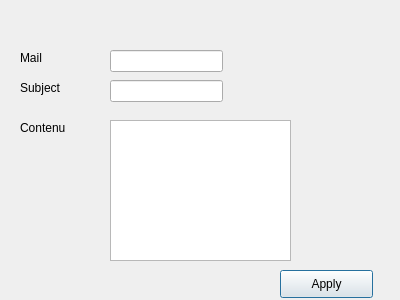
<?xml version="1.0" encoding="UTF-8"?>
<ui version="4.0">
 <class>Mail</class>
 <widget class="QDialog" name="Mail">
  <property name="geometry">
   <rect>
    <x>0</x>
    <y>0</y>
    <width>400</width>
    <height>300</height>
   </rect>
  </property>
  <property name="windowTitle">
   <string>Dialog</string>
  </property>
  <widget class="QLineEdit" name="lineEdit">
   <property name="geometry">
    <rect>
     <x>110</x>
     <y>50</y>
     <width>113</width>
     <height>22</height>
    </rect>
   </property>
  </widget>
  <widget class="QLabel" name="label">
   <property name="geometry">
    <rect>
     <x>20</x>
     <y>50</y>
     <width>55</width>
     <height>16</height>
    </rect>
   </property>
   <property name="text">
    <string>Mail</string>
   </property>
  </widget>
  <widget class="QLabel" name="label_2">
   <property name="geometry">
    <rect>
     <x>20</x>
     <y>80</y>
     <width>61</width>
     <height>16</height>
    </rect>
   </property>
   <property name="text">
    <string>Subject</string>
   </property>
  </widget>
  <widget class="QLineEdit" name="lineEdit_2">
   <property name="geometry">
    <rect>
     <x>110</x>
     <y>80</y>
     <width>113</width>
     <height>22</height>
    </rect>
   </property>
  </widget>
  <widget class="QLabel" name="label_3">
   <property name="geometry">
    <rect>
     <x>20</x>
     <y>120</y>
     <width>61</width>
     <height>16</height>
    </rect>
   </property>
   <property name="text">
    <string>Contenu</string>
   </property>
  </widget>
  <widget class="QTextEdit" name="textEdit">
   <property name="geometry">
    <rect>
     <x>110</x>
     <y>120</y>
     <width>181</width>
     <height>141</height>
    </rect>
   </property>
  </widget>
  <widget class="QPushButton" name="pushButton">
   <property name="geometry">
    <rect>
     <x>280</x>
     <y>270</y>
     <width>93</width>
     <height>28</height>
    </rect>
   </property>
   <property name="text">
    <string>Apply</string>
   </property>
  </widget>
 </widget>
 <resources/>
 <connections/>
</ui>
